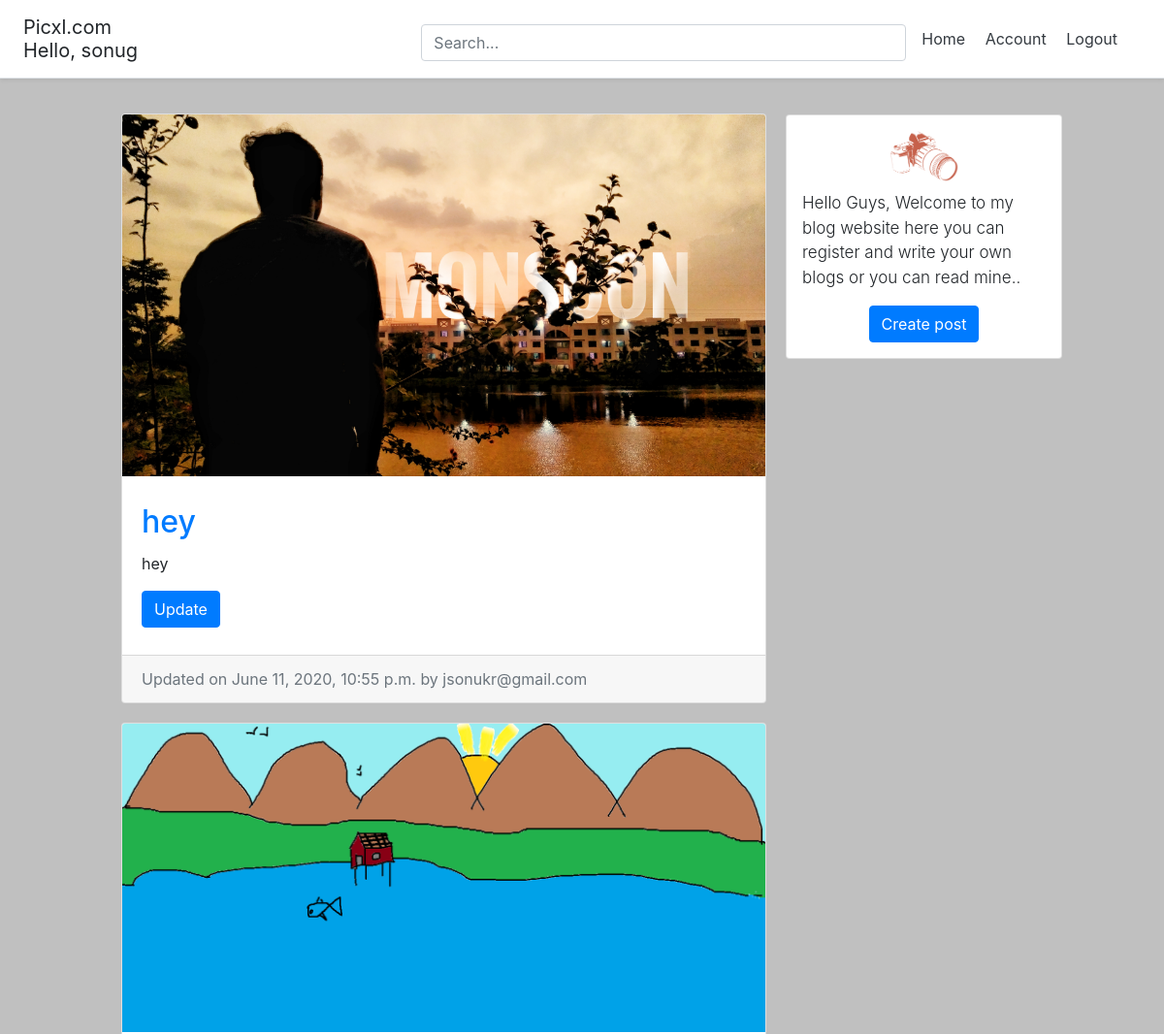
The app's page / (signed in, upper part), older data.
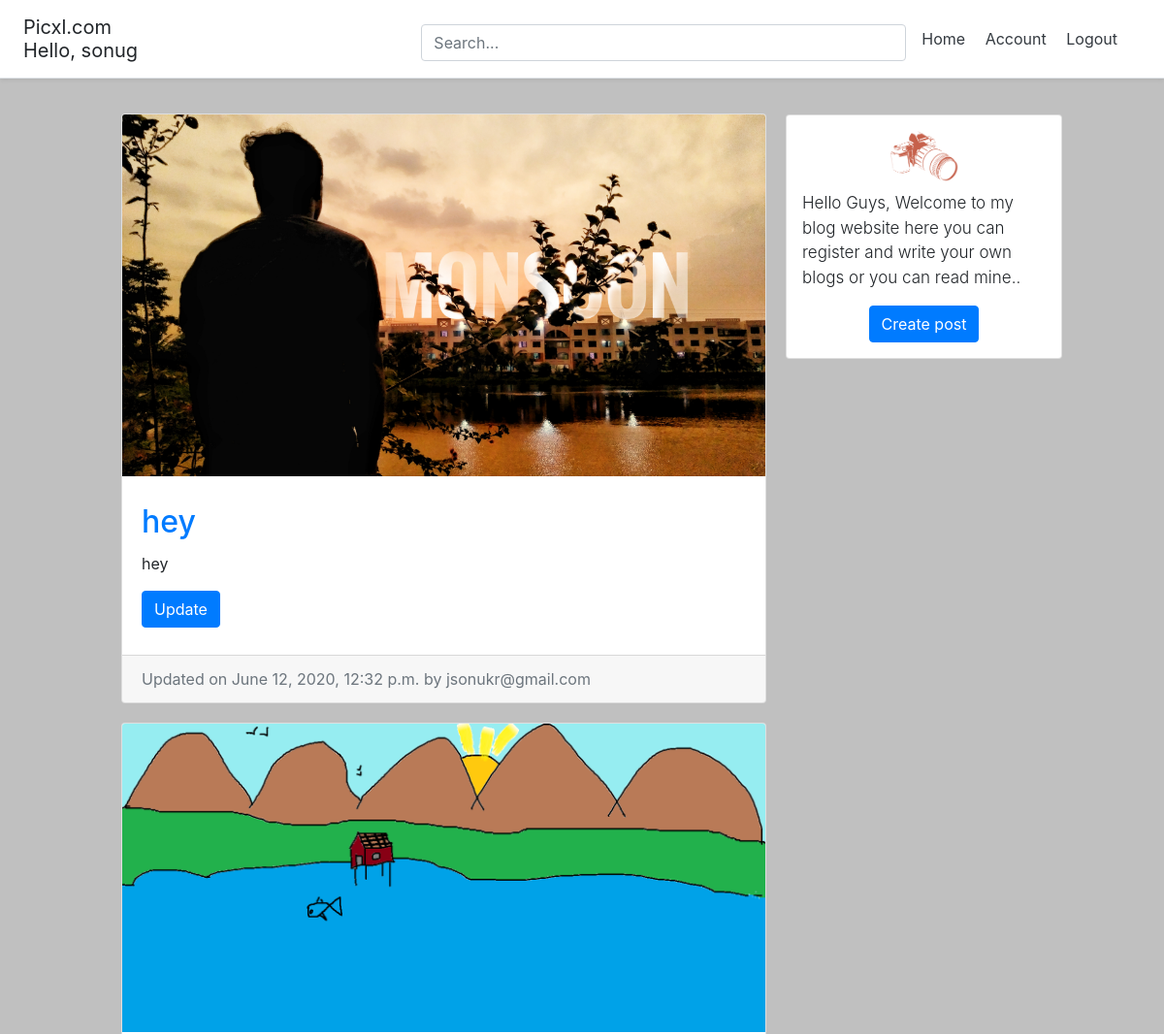
The same page, newer data.
### account/models.py (models this page shows, shortened)
class Account(AbstractBaseUser):
    email                   = models.EmailField(verbose_name="email", max_length=60, unique=True)
    username                = models.CharField(max_length=30, unique=True)
    date_joined             = models.DateTimeField(verbose_name='date joined', auto_now_add=True)
    last_login              = models.DateTimeField(verbose_name='last login', auto_now=True)
    is_admin                = models.BooleanField(default=False)
    is_active               = models.BooleanField(default=True)
    is_staff                = models.BooleanField(default=False)
    is_superuser            = models.BooleanField(default=False)
    USERNAME_FIELD = 'email'
    REQUIRED_FIELDS = ['username', ]
    objects = MyAccountManager()
    def __str__(self):
        return self.email

### blog/models.py (models this page shows, shortened)
class BlogPost(models.Model):
	title 					= models.CharField(max_length=50, null=False, blank=False)
	body 					= models.TextField(max_length=500000, null=False, blank=False)
	image		 			= models.ImageField(upload_to=upload_location, null=True, blank=True)
	date_published 			= models.DateTimeField(auto_now=True, verbose_name="date published")
	date_updated 			= models.DateTimeField(auto_now=True, verbose_name="date updated")
	author 					= models.ForeignKey(settings.AUTH_USER_MODEL, on_delete=models.CASCADE)
	slug 					= models.SlugField(blank=True, unique=True)

### mysite/views.py (the view)
# urls.py: path('',home_view,name='Home'),
def home_view(request):
	context = {}
	query = ""
	if request.GET:
		query = request.GET['q']
		context['query'] = str(query)
	blog_posts = sorted(get_blog_queryset(query), key=attrgetter('date_updated'), reverse=True)
	page = request.GET.get('page', 1)
	blog_posts_paginator = Paginator(blog_posts, BLOG_POSTS_PER_PAGE)
	try:
		blog_posts = blog_posts_paginator.page(page)
	except PageNotAnInteger:
		blog_posts = blog_posts_paginator.page(BLOG_POSTS_PER_PAGE)
	except EmptyPage:
		blog_posts = blog_posts_paginator.page(blog_posts_paginator.num_pages)
	context['blog_posts'] = blog_posts
	return render(request, "mysite/Home.html", context)

### blog/views.py (called while the page is built)
def get_blog_queryset(query=None):
	queryset = []
	queries = query.split(" ")
	for q in queries:
		posts = BlogPost.objects.filter(
			Q(title__contains=q)|
			Q(body__icontains=q)
			).distinct()
		for post in posts:
			queryset.append(post)
	return list(set(queryset))

### mysite/templates/mysite/Home.html (shortened to what this page needs)
{% extends 'base.html' %}
{% load static %}
{% block content %}
<div class="container">
  <div class="row">
    <div class="left-column col-lg-7 offset-lg-1">
      {% if blog_posts %}
        {% for post in blog_posts %}
          <div class="blog-post-container">
            {% include 'blog/snippets/blog_post_snippet.html' with blog_post=post %}
          </div>
        {% endfor %}
      {% else %}
        <div class="blog-post-container">
          {% include 'blog/snippets/blog_post_snippet.html' with query=query %}
        </div>
      {% endif %}
    </div>
    <div class="right-column col-lg-3 d-lg-flex d-none flex-column">
      <div class="card create-post-bar d-flex flex-column p-3">
        <img class="img-fluid d-block m-auto pb-2" src="{% static 'camera.png' %}" width="72" height="72">
        <p class="lead">Hello Guys, Welcome to my blog website here you can register and write your own blogs or you can read mine..</p>
        <p class="m-auto"><a class="btn btn-primary" href="{% url 'blog:create' %}">Create post</a></p>
      </div>
    </div>
  </div>
</div>
{% endblock content %}

### templates/base.html (shortened to what this page needs)
<!DOCTYPE html>
<html lang=en>
<head>
	{%include 'snippets/header.html'%}
</head>
<body>
	<div class="main">
	{% block content %}
	{% endblock content %}
	</div>
	{%include 'snippets/footer.html'%}
</body>
</html>

### templates/snippets/header.html (shortened to what this page needs)
	<link rel="stylesheet" href="https://stackpath.bootstrapcdn.com/bootstrap/4.5.0/css/bootstrap.min.css">
<div class="d-flex flex-column flex-md-row align-items-center p-3 px-md-4 mb-3 bg-white border-bottom shadow-sm">
  <h5 class="my-0 mr-md-auto font-weight-normal">Picxl.com
    {% if request.user.is_authenticated %}
      <p class="m-auto">Hello, {{request.user.username}}</p>
    {% endif %}
  </h5>
  <div class="search-bar mt-sm-2 mr-2">
    <form method="get">
      <input class="form-control"  type="text" name="q" id="id_q" placeholder="Search...">
    </form>
  </div>
  <nav class="my-2 my-md-0 mr-md-3">
    {% if request.user.is_authenticated %}
      <a class="p-2 text-dark" href="{% url 'Home' %}">Home</a>
      <a class="p-2 text-dark" href="{% url 'account' %}">Account</a>
      <a class="p-2 text-dark" href="{% url 'logout' %}">Logout</a>
  {% else %}
    <a class="p-2 text-dark" href="{% url 'Home' %}">Home</a>
      <a class="p-2 text-dark" href="{% url 'login' %}">Login</a>
      <a class="btn btn-outline-primary" href="{% url 'register' %}">Register</a>
  {% endif %}
  </nav>
</div>

### blog/templates/blog/snippets/blog_post_snippet.html (shortened to what this page needs)
{% if blog_post %}
<div class="container">
	<div class="row">
		<div class="card m-auto">
			<a href="{% url 'blog:detail' post.slug %}">
				<img class="card-img-top" src="{{blog_post.image.url}}">
			</a>
			<div class="card-body mt-2 mb-2">
				<a href="{% url 'blog:detail' post.slug %}">
					<h2 class="card-title">{{blog_post.title}}</h2>
				</a>
				<p class="card-text">{{blog_post.body|safe|truncatechars:180}}</p>
				{% if blog_post.author == request.user %}
					<a href="{% url 'blog:edit' blog_post.slug %}" class="btn btn-primary">Update</a>
				{% endif %}
			</div>
			<div class="card-footer text-muted">
			  Updated on {{blog_post.date_updated}} by {{blog_post.author}}
			</div>
		</div>
	</div>
</div>
{% endif %}

### templates/snippets/footer.html (shortened to what this page needs)
<br>

### templates/snippets/header.html (style rules this page uses)
@media (min-width: 768px) { html { font-size: 16px; } }
.search-bar { max-width: 500px; width: 100%; }
form { width: 100%; }

### templates/snippets/base_css.html (style rules this page uses)
body { background: #C0C0C0 ; }

### templates/base.html (style rules this page uses)
.main { min-height: 100vh; height: 100%; }

### mysite/templates/mysite/Home.html (style rules this page uses)
@media (min-width: 768px) { .right-column { margin-left: 20px; margin-top: 11px; } }
.blog-post-container { margin-bottom: 20px; margin-top: 20px; width: 100%; }
.create-post-bar { background-color: #fff; margin-bottom:20px; }
.left-column { padding:0px; }
.right-column { padding:0px; }
.lead { font-size: 17px; }

### blog/templates/blog/snippets/blog_post_snippet.html (style rules this page uses)
.card { max-width: 700px; width: 100%; margin-top: 10px; }
.card-body { padding: 20px; }

Row changes from the older to the newer data that the page shows:
changed BlogPost "hey": date_updated "June 11, 2020, 10:55 p.m." → "June 12, 2020, 12:32 p.m."
